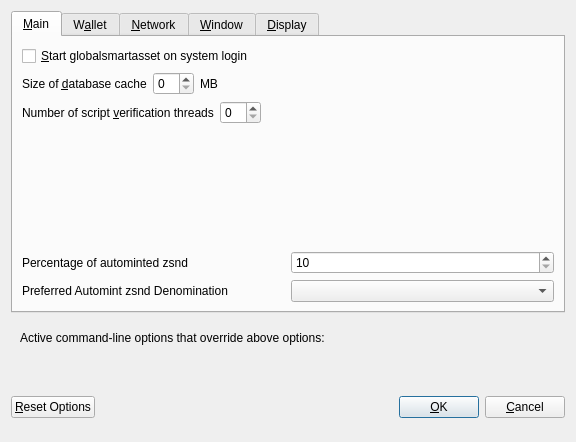
<?xml version="1.0" encoding="UTF-8"?>
<ui version="4.0">
 <class>OptionsDialog</class>
 <widget class="QDialog" name="OptionsDialog">
  <property name="geometry">
   <rect>
    <x>0</x>
    <y>0</y>
    <width>576</width>
    <height>442</height>
   </rect>
  </property>
  <property name="windowTitle">
   <string>Options</string>
  </property>
  <property name="modal">
   <bool>true</bool>
  </property>
  <layout class="QVBoxLayout" name="verticalLayout">
   <item>
    <widget class="QTabWidget" name="tabWidget">
     <property name="currentIndex">
      <number>0</number>
     </property>
     <widget class="QWidget" name="tabMain">
      <attribute name="title">
       <string>&amp;Main</string>
      </attribute>
      <layout class="QVBoxLayout" name="verticalLayout_Main">
       <item>
        <widget class="QCheckBox" name="bitcoinAtStartup">
         <property name="toolTip">
          <string>Automatically start globalsmartasset after logging in to the system.</string>
         </property>
         <property name="text">
          <string>&amp;Start globalsmartasset on system login</string>
         </property>
        </widget>
       </item>
       <item>
        <layout class="QHBoxLayout" name="horizontalLayout_2_Main">
         <item>
          <widget class="QLabel" name="databaseCacheLabel">
           <property name="text">
            <string>Size of &amp;database cache</string>
           </property>
           <property name="textFormat">
            <enum>Qt::PlainText</enum>
           </property>
           <property name="buddy">
            <cstring>databaseCache</cstring>
           </property>
          </widget>
         </item>
         <item>
          <widget class="QSpinBox" name="databaseCache"/>
         </item>
         <item>
          <widget class="QLabel" name="databaseCacheUnitLabel">
           <property name="text">
            <string>MB</string>
           </property>
           <property name="textFormat">
            <enum>Qt::PlainText</enum>
           </property>
          </widget>
         </item>
         <item>
          <spacer name="horizontalSpacer_2_Main">
           <property name="orientation">
            <enum>Qt::Horizontal</enum>
           </property>
           <property name="sizeHint" stdset="0">
            <size>
             <width>40</width>
             <height>20</height>
            </size>
           </property>
          </spacer>
         </item>
        </layout>
       </item>
       <item>
        <layout class="QHBoxLayout" name="horizontalLayout_3_Main">
         <item>
          <widget class="QLabel" name="threadsScriptVerifLabel">
           <property name="text">
            <string>Number of script &amp;verification threads</string>
           </property>
           <property name="textFormat">
            <enum>Qt::PlainText</enum>
           </property>
           <property name="buddy">
            <cstring>threadsScriptVerif</cstring>
           </property>
          </widget>
         </item>
         <item>
          <widget class="QSpinBox" name="threadsScriptVerif">
           <property name="toolTip">
            <string>(0 = auto, &lt;0 = leave that many cores free)</string>
           </property>
          </widget>
         </item>
         <item>
          <spacer name="horizontalSpacer_3_Main">
           <property name="orientation">
            <enum>Qt::Horizontal</enum>
           </property>
           <property name="sizeHint" stdset="0">
            <size>
             <width>40</width>
             <height>20</height>
            </size>
           </property>
          </spacer>
         </item>
        </layout>
       </item>
       <item>
        <spacer name="verticalSpacer_2">
         <property name="orientation">
          <enum>Qt::Vertical</enum>
         </property>
         <property name="sizeHint" stdset="0">
          <size>
           <width>20</width>
           <height>40</height>
          </size>
         </property>
        </spacer>
       </item>
       <item>
        <layout class="QHBoxLayout" name="horizontalLayout_3">
         <item>
          <widget class="QLabel" name="percentage_label">
           <property name="toolTip">
            <string>Percentage of incoming globalsmartasset which get automatically converted to zsnd via Zerocoin Protocol (min: 10%)</string>
           </property>
           <property name="text">
            <string>Percentage of autominted zsnd</string>
           </property>
          </widget>
         </item>
         <item>
          <widget class="QSpinBox" name="zeromintPercentage">
           <property name="minimum">
            <number>10</number>
           </property>
           <property name="maximum">
            <number>100</number>
           </property>
          </widget>
         </item>
        </layout>
       </item>
       <item>
        <layout class="QHBoxLayout" name="horizontalLayout" stretch="0,0">
         <property name="sizeConstraint">
          <enum>QLayout::SetFixedSize</enum>
         </property>
         <item>
          <widget class="QLabel" name="labelPreferredDenom">
           <property name="maximumSize">
            <size>
             <width>16777215</width>
             <height>16777215</height>
            </size>
           </property>
           <property name="toolTip">
            <string>Wait with automatic conversion to Zerocoin until enough globalsmartasset for this denomination is available</string>
           </property>
           <property name="text">
            <string>Preferred Automint zsnd Denomination</string>
           </property>
          </widget>
         </item>
         <item>
          <widget class="QComboBox" name="preferredDenom">
           <property name="maximumSize">
            <size>
             <width>16777215</width>
             <height>27</height>
            </size>
           </property>
           <property name="toolTip">
            <string>Wait with automatic conversion to Zerocoin until enough globalsmartasset for this denomination is available</string>
           </property>
           <property name="maxVisibleItems">
            <number>9</number>
           </property>
           <property name="maxCount">
            <number>9</number>
           </property>
          </widget>
         </item>
        </layout>
       </item>
      </layout>
     </widget>
     <widget class="QWidget" name="tabWallet">
      <attribute name="title">
       <string>W&amp;allet</string>
      </attribute>
      <layout class="QVBoxLayout" name="verticalLayout_Wallet">
       <item>
        <widget class="QGroupBox" name="groupBox">
         <property name="title">
          <string>Expert</string>
         </property>
         <layout class="QVBoxLayout" name="verticalLayout_2">
          <item>
           <widget class="QCheckBox" name="coinControlFeatures">
            <property name="toolTip">
             <string>Whether to show coin control features or not.</string>
            </property>
            <property name="text">
             <string>Enable coin &amp;control features</string>
            </property>
           </widget>
          </item>
          <item>
           <widget class="QCheckBox" name="showMasternodesTab">
            <property name="toolTip">
             <string>Show additional tab listing all your masternodes in first sub-tab&lt;br/&gt;and all masternodes on the network in second sub-tab.</string>
            </property>
            <property name="text">
             <string>Show Masternodes Tab</string>
            </property>
           </widget>
          </item>
          <item>
           <widget class="QCheckBox" name="spendZeroConfChange">
            <property name="toolTip">
             <string>If you disable the spending of unconfirmed change, the change from a transaction&lt;br/&gt;cannot be used until that transaction has at least one confirmation.&lt;br/&gt;This also affects how your balance is computed.</string>
            </property>
            <property name="text">
             <string>&amp;Spend unconfirmed change</string>
            </property>
           </widget>
          </item>
         </layout>
        </widget>
       </item>
       <item>
        <spacer name="verticalSpacer_Wallet">
         <property name="orientation">
          <enum>Qt::Vertical</enum>
         </property>
         <property name="sizeHint" stdset="0">
          <size>
           <width>20</width>
           <height>40</height>
          </size>
         </property>
        </spacer>
       </item>
      </layout>
     </widget>
     <widget class="QWidget" name="tabNetwork">
      <attribute name="title">
       <string>&amp;Network</string>
      </attribute>
      <layout class="QVBoxLayout" name="verticalLayout_Network">
       <item>
        <widget class="QCheckBox" name="mapPortUpnp">
         <property name="toolTip">
          <string>Automatically open the globalsmartasset client port on the router. This only works when your router supports UPnP and it is enabled.</string>
         </property>
         <property name="text">
          <string>Map port using &amp;UPnP</string>
         </property>
        </widget>
       </item>
       <item>
        <widget class="QCheckBox" name="allowIncoming">
         <property name="toolTip">
          <string>Accept connections from outside</string>
         </property>
         <property name="text">
          <string>Allow incoming connections</string>
         </property>
        </widget>
       </item>
       <item>
        <widget class="QCheckBox" name="connectSocks">
         <property name="toolTip">
          <string>Connect to the globalsmartasset network through a SOCKS5 proxy.</string>
         </property>
         <property name="text">
          <string>&amp;Connect through SOCKS5 proxy (default proxy):</string>
         </property>
        </widget>
       </item>
       <item>
        <layout class="QHBoxLayout" name="horizontalLayout_1_Network">
         <item>
          <widget class="QLabel" name="proxyIpLabel">
           <property name="text">
            <string>Proxy &amp;IP:</string>
           </property>
           <property name="textFormat">
            <enum>Qt::PlainText</enum>
           </property>
           <property name="buddy">
            <cstring>proxyIp</cstring>
           </property>
          </widget>
         </item>
         <item>
          <widget class="QValidatedLineEdit" name="proxyIp">
           <property name="minimumSize">
            <size>
             <width>140</width>
             <height>0</height>
            </size>
           </property>
           <property name="maximumSize">
            <size>
             <width>140</width>
             <height>16777215</height>
            </size>
           </property>
           <property name="toolTip">
            <string>IP address of the proxy (e.g. IPv4: 127.0.0.1 / IPv6: ::1)</string>
           </property>
          </widget>
         </item>
         <item>
          <widget class="QLabel" name="proxyPortLabel">
           <property name="text">
            <string>&amp;Port:</string>
           </property>
           <property name="textFormat">
            <enum>Qt::PlainText</enum>
           </property>
           <property name="buddy">
            <cstring>proxyPort</cstring>
           </property>
          </widget>
         </item>
         <item>
          <widget class="QLineEdit" name="proxyPort">
           <property name="minimumSize">
            <size>
             <width>55</width>
             <height>0</height>
            </size>
           </property>
           <property name="maximumSize">
            <size>
             <width>55</width>
             <height>16777215</height>
            </size>
           </property>
           <property name="toolTip">
            <string>Port of the proxy (e.g. 9050)</string>
           </property>
          </widget>
         </item>
         <item>
          <spacer name="horizontalSpacer_1_Network">
           <property name="orientation">
            <enum>Qt::Horizontal</enum>
           </property>
           <property name="sizeHint" stdset="0">
            <size>
             <width>40</width>
             <height>20</height>
            </size>
           </property>
          </spacer>
         </item>
        </layout>
       </item>
       <item>
        <spacer name="verticalSpacer_Network">
         <property name="orientation">
          <enum>Qt::Vertical</enum>
         </property>
         <property name="sizeHint" stdset="0">
          <size>
           <width>20</width>
           <height>40</height>
          </size>
         </property>
        </spacer>
       </item>
      </layout>
     </widget>
     <widget class="QWidget" name="tabWindow">
      <attribute name="title">
       <string>&amp;Window</string>
      </attribute>
      <layout class="QVBoxLayout" name="verticalLayout_Window">
       <item>
        <widget class="QCheckBox" name="minimizeToTray">
         <property name="toolTip">
          <string>Show only a tray icon after minimizing the window.</string>
         </property>
         <property name="text">
          <string>&amp;Minimize to the tray instead of the taskbar</string>
         </property>
        </widget>
       </item>
       <item>
        <widget class="QCheckBox" name="minimizeOnClose">
         <property name="toolTip">
          <string>Minimize instead of exit the application when the window is closed. When this option is enabled, the application will be closed only after selecting Quit in the menu.</string>
         </property>
         <property name="text">
          <string>M&amp;inimize on close</string>
         </property>
        </widget>
       </item>
       <item>
        <spacer name="verticalSpacer_Window">
         <property name="orientation">
          <enum>Qt::Vertical</enum>
         </property>
         <property name="sizeHint" stdset="0">
          <size>
           <width>20</width>
           <height>40</height>
          </size>
         </property>
        </spacer>
       </item>
      </layout>
     </widget>
     <widget class="QWidget" name="tabDisplay">
      <attribute name="title">
       <string>&amp;Display</string>
      </attribute>
      <layout class="QVBoxLayout" name="verticalLayout_Display">
       <item>
        <layout class="QHBoxLayout" name="horizontalLayout_1_Display">
         <item>
          <widget class="QLabel" name="langLabel">
           <property name="text">
            <string>User Interface &amp;language:</string>
           </property>
           <property name="textFormat">
            <enum>Qt::PlainText</enum>
           </property>
           <property name="buddy">
            <cstring>lang</cstring>
           </property>
          </widget>
         </item>
         <item>
          <widget class="QValueComboBox" name="lang">
           <property name="toolTip">
            <string>The user interface language can be set here. This setting will take effect after restarting globalsmartasset.</string>
           </property>
          </widget>
         </item>
        </layout>
       </item>
       <item>
        <widget class="QLabel" name="label_3">
         <property name="toolTip">
          <string notr="true"/>
         </property>
         <property name="statusTip">
          <string notr="true"/>
         </property>
         <property name="whatsThis">
          <string notr="true"/>
         </property>
         <property name="accessibleName">
          <string notr="true"/>
         </property>
         <property name="text">
          <string>Language missing or translation incomplete? Help contributing translations here:
https://www.transifex.com/globalsmartasset-project/globalsmartasset-project-translations</string>
         </property>
         <property name="wordWrap">
          <bool>true</bool>
         </property>
         <property name="openExternalLinks">
          <bool>true</bool>
         </property>
         <property name="textInteractionFlags">
          <set>Qt::TextBrowserInteraction</set>
         </property>
        </widget>
       </item>
       <item>
        <layout class="QHBoxLayout" name="horizontalLayout_4_Display" stretch="0,0">
         <item>
          <widget class="QLabel" name="themeLabel">
           <property name="text">
            <string>User Interface Theme:</string>
           </property>
          </widget>
         </item>
         <item>
          <widget class="QValueComboBox" name="theme"/>
         </item>
        </layout>
       </item>
       <item>
        <widget class="Line" name="line">
         <property name="orientation">
          <enum>Qt::Horizontal</enum>
         </property>
        </widget>
       </item>
       <item>
        <layout class="QHBoxLayout" name="horizontalLayout_2_Display">
         <item>
          <widget class="QLabel" name="unitLabel">
           <property name="text">
            <string>&amp;Unit to show amounts in:</string>
           </property>
           <property name="textFormat">
            <enum>Qt::PlainText</enum>
           </property>
           <property name="buddy">
            <cstring>unit</cstring>
           </property>
          </widget>
         </item>
         <item>
          <widget class="QValueComboBox" name="unit">
           <property name="toolTip">
            <string>Choose the default subdivision unit to show in the interface and when sending coins.</string>
           </property>
          </widget>
         </item>
        </layout>
       </item>
       <item>
        <layout class="QHBoxLayout" name="horizontalLayout_5_Display">
         <item>
          <widget class="QLabel" name="digitsLabel">
           <property name="text">
            <string>Decimal digits</string>
           </property>
          </widget>
         </item>
         <item>
          <widget class="QValueComboBox" name="digits"/>
         </item>
        </layout>
       </item>
       <item>
        <layout class="QHBoxLayout" name="horizontalLayout_3_Display">
         <item>
          <widget class="QLabel" name="thirdPartyTxUrlsLabel">
           <property name="toolTip">
            <string>Third party URLs (e.g. a block explorer) that appear in the transactions tab as context menu items. %s in the URL is replaced by transaction hash. Multiple URLs are separated by vertical bar |.</string>
           </property>
           <property name="text">
            <string>Third party transaction URLs</string>
           </property>
           <property name="buddy">
            <cstring>thirdPartyTxUrls</cstring>
           </property>
          </widget>
         </item>
         <item>
          <widget class="QLineEdit" name="thirdPartyTxUrls">
           <property name="toolTip">
            <string>Third party URLs (e.g. a block explorer) that appear in the transactions tab as context menu items. %s in the URL is replaced by transaction hash. Multiple URLs are separated by vertical bar |.</string>
           </property>
          </widget>
         </item>
        </layout>
       </item>
       <item>
        <spacer name="verticalSpacer">
         <property name="orientation">
          <enum>Qt::Vertical</enum>
         </property>
         <property name="sizeHint" stdset="0">
          <size>
           <width>20</width>
           <height>40</height>
          </size>
         </property>
        </spacer>
       </item>
      </layout>
     </widget>
    </widget>
   </item>
   <item>
    <widget class="QFrame" name="frame">
     <layout class="QVBoxLayout" name="verticalLayout_Bottom">
      <item>
       <layout class="QHBoxLayout" name="horizontalLayout_Bottom">
        <item>
         <widget class="QLabel" name="overriddenByCommandLineInfoLabel">
          <property name="text">
           <string>Active command-line options that override above options:</string>
          </property>
          <property name="textFormat">
           <enum>Qt::PlainText</enum>
          </property>
         </widget>
        </item>
        <item>
         <spacer name="horizontalSpacer_Bottom">
          <property name="orientation">
           <enum>Qt::Horizontal</enum>
          </property>
          <property name="sizeHint" stdset="0">
           <size>
            <width>40</width>
            <height>20</height>
           </size>
          </property>
         </spacer>
        </item>
       </layout>
      </item>
      <item>
       <widget class="QLabel" name="overriddenByCommandLineLabel">
        <property name="text">
         <string/>
        </property>
        <property name="textFormat">
         <enum>Qt::PlainText</enum>
        </property>
        <property name="wordWrap">
         <bool>true</bool>
        </property>
       </widget>
      </item>
     </layout>
    </widget>
   </item>
   <item>
    <layout class="QHBoxLayout" name="horizontalLayout_Buttons">
     <item>
      <widget class="QPushButton" name="resetButton">
       <property name="toolTip">
        <string>Reset all client options to default.</string>
       </property>
       <property name="text">
        <string>&amp;Reset Options</string>
       </property>
       <property name="autoDefault">
        <bool>false</bool>
       </property>
      </widget>
     </item>
     <item>
      <spacer name="horizontalSpacer_1">
       <property name="orientation">
        <enum>Qt::Horizontal</enum>
       </property>
       <property name="sizeHint" stdset="0">
        <size>
         <width>40</width>
         <height>48</height>
        </size>
       </property>
      </spacer>
     </item>
     <item>
      <widget class="QLabel" name="statusLabel">
       <property name="minimumSize">
        <size>
         <width>200</width>
         <height>0</height>
        </size>
       </property>
       <property name="font">
        <font>
         <weight>75</weight>
         <bold>true</bold>
        </font>
       </property>
       <property name="text">
        <string/>
       </property>
       <property name="textFormat">
        <enum>Qt::PlainText</enum>
       </property>
       <property name="wordWrap">
        <bool>true</bool>
       </property>
      </widget>
     </item>
     <item>
      <spacer name="horizontalSpacer_2">
       <property name="orientation">
        <enum>Qt::Horizontal</enum>
       </property>
       <property name="sizeHint" stdset="0">
        <size>
         <width>40</width>
         <height>48</height>
        </size>
       </property>
      </spacer>
     </item>
     <item>
      <widget class="QPushButton" name="okButton">
       <property name="text">
        <string>&amp;OK</string>
       </property>
       <property name="autoDefault">
        <bool>false</bool>
       </property>
       <property name="default">
        <bool>true</bool>
       </property>
      </widget>
     </item>
     <item>
      <widget class="QPushButton" name="cancelButton">
       <property name="text">
        <string>&amp;Cancel</string>
       </property>
       <property name="autoDefault">
        <bool>false</bool>
       </property>
      </widget>
     </item>
    </layout>
   </item>
  </layout>
 </widget>
 <customwidgets>
  <customwidget>
   <class>QValidatedLineEdit</class>
   <extends>QLineEdit</extends>
   <header>qvalidatedlineedit.h</header>
  </customwidget>
  <customwidget>
   <class>QValueComboBox</class>
   <extends>QComboBox</extends>
   <header>qvaluecombobox.h</header>
  </customwidget>
 </customwidgets>
 <resources/>
 <connections/>
</ui>
